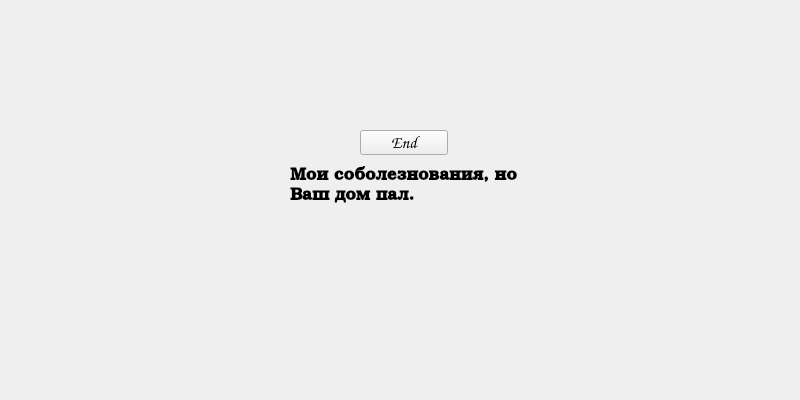
<?xml version="1.0" encoding="UTF-8"?>
<ui version="4.0">
 <class>End</class>
 <widget class="QWidget" name="End">
  <property name="geometry">
   <rect>
    <x>0</x>
    <y>0</y>
    <width>800</width>
    <height>400</height>
   </rect>
  </property>
  <property name="windowTitle">
   <string>Game Over</string>
  </property>
  <property name="windowIcon">
   <iconset resource="images.qrc">
    <normaloff>:/title.png</normaloff>:/title.png</iconset>
  </property>
  <widget class="QPushButton" name="pushButton">
   <property name="geometry">
    <rect>
     <x>360</x>
     <y>130</y>
     <width>88</width>
     <height>25</height>
    </rect>
   </property>
   <property name="font">
    <font>
     <family>Z003</family>
     <pointsize>13</pointsize>
     <italic>true</italic>
     <bold>true</bold>
    </font>
   </property>
   <property name="text">
    <string>End</string>
   </property>
  </widget>
  <widget class="QLabel" name="label">
   <property name="geometry">
    <rect>
     <x>290</x>
     <y>160</y>
     <width>241</width>
     <height>51</height>
    </rect>
   </property>
   <property name="font">
    <font>
     <family>URW Bookman</family>
     <pointsize>13</pointsize>
     <italic>false</italic>
     <bold>true</bold>
     <hintingpreference>PreferDefaultHinting</hintingpreference>
    </font>
   </property>
   <property name="text">
    <string>Мои соболезнования, но Ваш дом пал.</string>
   </property>
   <property name="wordWrap">
    <bool>true</bool>
   </property>
  </widget>
  <widget class="QLabel" name="label_2">
   <property name="geometry">
    <rect>
     <x>250</x>
     <y>220</y>
     <width>311</width>
     <height>51</height>
    </rect>
   </property>
   <property name="font">
    <font>
     <family>URW Bookman</family>
     <pointsize>13</pointsize>
     <italic>false</italic>
     <bold>true</bold>
    </font>
   </property>
   <property name="text">
    <string/>
   </property>
   <property name="wordWrap">
    <bool>true</bool>
   </property>
  </widget>
 </widget>
 <resources>
  <include location="images.qrc"/>
 </resources>
 <connections/>
</ui>
